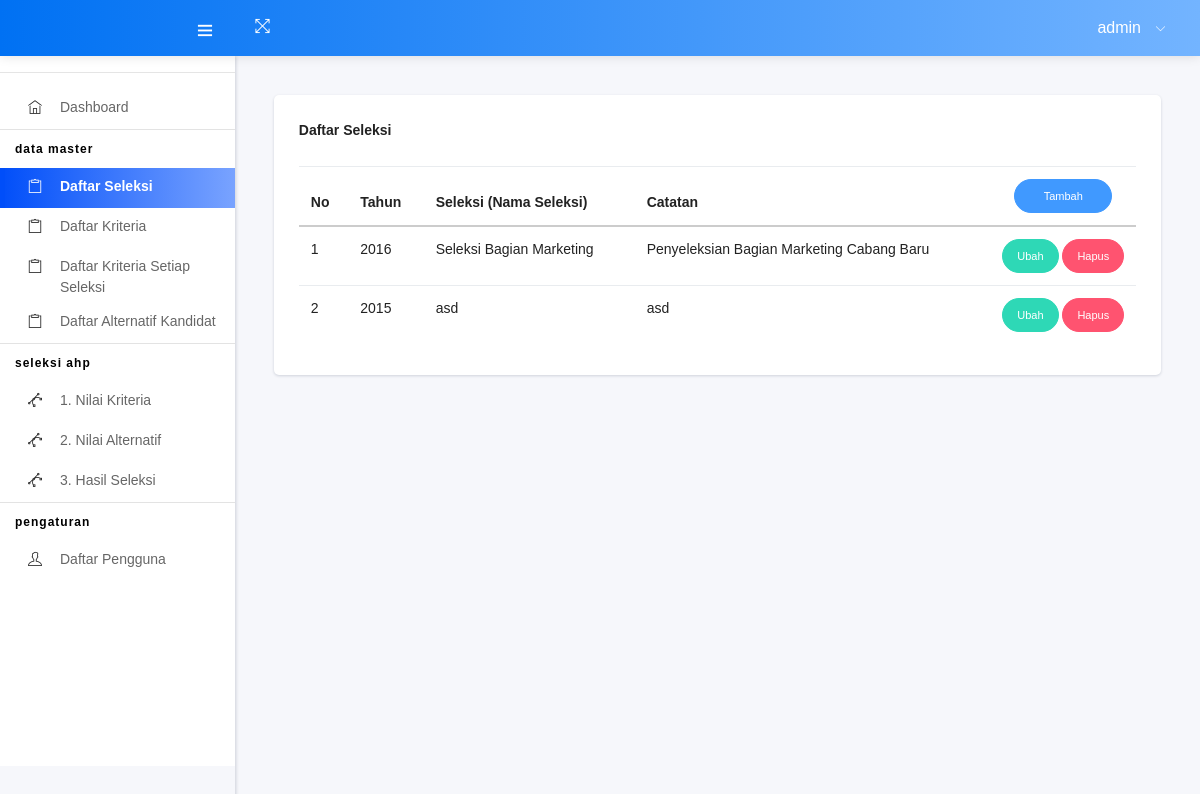
The app's page /?h=seleksi (signed in) with its own data.
### tables this page shows
CREATE TABLE IF NOT EXISTS `ahp_seleksi` (
  `id_seleksi` int(11) NOT NULL AUTO_INCREMENT,
  `tahun` int(4) NOT NULL,
  `seleksi` varchar(50) NOT NULL,
  `catatan` varchar(100) NOT NULL,
  PRIMARY KEY (`id_seleksi`)
);

### config/koneksi.php (called while the page is built, shortened)
<?php
$dbhost="localhost";
$dbname="aal-ahp";
$dbuser="guest";
$dbpassword="guest";
function opendb()
{
	global $dbhost, $dbuser, $dbpassword, $dbname, $dbconnection;
	$dbconnection=mysqli_connect($dbhost, $dbuser, $dbpassword) or die ("tidak dapat membuka database");
	return $dbconnection;
}
function querydb($query)
{
	$result=mysqli_query(opendb(), $query) or die ("tidak dapat melakukan Query=$query");
	return $result;
}
?>

### list_seleksi.php (the view, shortened to what this page needs)
<div class="card">
    <div class="card-header">
        <h5>Daftar Seleksi</h5>
    </div>
    <div class="card-block table-border-style">
        <div class="table-responsive">
            <table class="table table-hover">
                <thead>
                    <tr>
                        <th>No</th>
                        <th>Tahun</th>
                        <th>Seleksi (Nama Seleksi)</th>
                        <th>Catatan</th>
                        <th class="text-center">
                            <a href="?h=seleksi-input&stat=tambah" class="btn btn-primary btn-sm btn-round" style="width:98px;">Tambah</a>
                        </th>
                    </tr>
                </thead>
                <tbody>
                    <?php
                    $no = 0;
                    $hquery = querydb("SELECT id_seleksi, seleksi, tahun, catatan FROM ahp_seleksi ORDER BY id_seleksi ASC");
                    while ($data = mysqli_fetch_array($hquery)) {
                        $no++;
                        ?>
                        <tr>
                            <td><?php echo $no; ?></td>
                            <td><?php echo $data['tahun']; ?></td>
                            <td><?php echo $data['seleksi']; ?></td>
                            <td><?php echo $data['catatan']; ?></td>
                            <td width="10%" style="text-align:center;">
                                <a href="?h=seleksi-input&stat=ubah&id=<?php echo $data['id_seleksi']; ?>" class="btn btn-success btn-sm btn-round">Ubah</a>
                                <a href="#" onclick="konfirmasi<?php echo $data[0]; ?>()" class="btn btn-danger btn-sm btn-round">Hapus</a>
                            </td>
                        </tr>
                    <?php } if (@$_GET['con'] != "") { ?>
                        <tr>
                            <td><img src="images/ico_cek.png" width="22"></td>
                            <td colspan="7" style="color:#360; font-weight:600; font-size:14px;">
                                <?php
                                if (@$_GET['con'] == 1) {
                                    echo "Data berhasil ditambahkan.";
                                } elseif (@$_GET['con'] == 2) {
                                    echo "Data berhasil diubah.";
                                } elseif (@$_GET['con'] == 3) {
                                    echo "Data berhasil dihapus.";
                                }
                                ?>
                        </tr>
                    <?php } ?>
                </tbody>
            </table>
        </div>
    </div>
</div>

### records on screen
ahp_seleksi: tahun "2016", seleksi "Seleksi Bagian Marketing", catatan "Penyeleksian Bagian Marketing Cabang Baru"
ahp_seleksi: tahun "2015", seleksi "asd", catatan "asd"

### other values on screen
$_SESSION['sesNamaPengguna'] "admin"
$kasus_objek "Alternatif"
